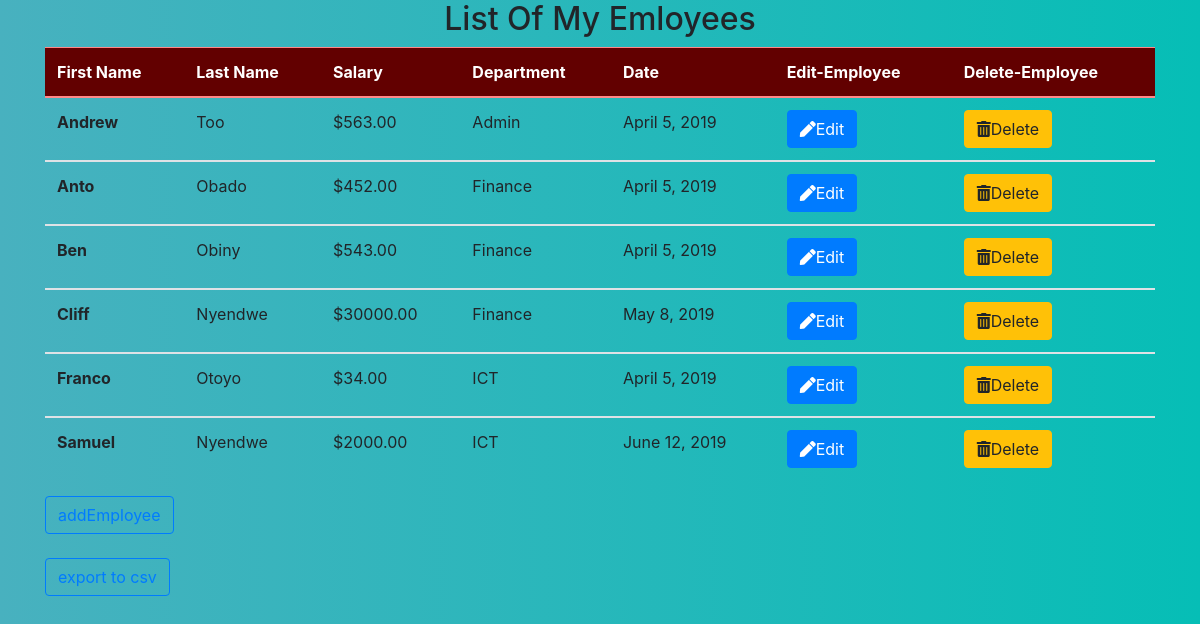
The page / on the database its author committed.
### app/models.py (models this page shows, shortened)
class Employee(models.Model):
    department=(
            ('ICT','ICT'),
            ('Finance','Finance'),
            ('Admin','Admin'),
    )
    department=models.CharField(max_length=60,choices=department)
    by = models.CharField(max_length=60)
    first_name = models.CharField(max_length = 60, unique=True)
    last_name = models.CharField(max_length = 60)
    Salary = models.DecimalField(max_digits=10,decimal_places=2)
    date = models.DateField(auto_now_add=True)

### app/views.py (the view)
# urls.py: url('^$',views.home, name = 'home'),
def home(request):
    employee=Employee.objects.order_by('first_name')
    return render(request,'home.html',{'list':employee})

### app/templates/home.html (shortened to what this page needs)
<!DOCTYPE html>
<html>
<head>
	<link rel="stylesheet" href="https://use.fontawesome.com/releases/v5.7.2/css/all.css"
>
	<link rel="stylesheet" href="https://maxcdn.bootstrapcdn.com/bootstrap/4.0.0-beta.3/css/bootstrap.min.css"
>
</head>
<body>
	{% if list %}
	<div class="container" id="table">
		<h2>List Of My Emloyees</h2>
		<div class="row">
			<div class="col-md-4"></div>
			<div class="col-md-4"></div>
		</div>
		<table class="table table-hover" id="mytable">
			<thead class="thead-dark">
				<tr>
					<th>First Name</th>
					<th>Last Name</th>
					<th>Salary</th>
					<th>Department</th>
					<th>Date</th>
					<th>Edit-Employee</th>
					<th>Delete-Employee</th>
				</tr>
			</thead>
			<tbody>
				{% for li in list %}
				<tr>
					<th scope="row">{{li.first_name}}</th>
					<td>{{li.last_name}}</td>
					<td>${{li.Salary}}</td>
					<td>{{li.department}}</td>
					<td>{{li.date}}</td>
					<td><a href="{%url 'update_Employee' li.pk %}"><button class="btn btn-primary"> <i
									class="fas fa-pen"></i></span>Edit</button></a></td>
					<td><a href="{%url 'confirm_delete' li.pk %}"><button class="btn btn-warning"> <i
									class="fas fa-trash-alt"></i></span>Delete</button></a>
					</td>
				</tr>
			</tbody>
			{% endfor %}
		</table>
		<form action="{%url 'new_employee'%}">
			<input type="submit" class="btn btn-outline-primary" value="addEmployee" />
		</form><br>
		<button class="btn btn-outline-primary"><a href="{%url 'download_csv'%}">export to csv</a></button>
		{% else %}
		<h1>No employees in your Database!! </h1>
		<form action="{%url 'new_employee'%}">
			<input type="submit" class="btn btn-secondary" value="addEmployee" />
		</form>
		{%  endif %}
	</div>
</body>
</html>

### app/templates/home.html (style rules this page uses)
.table .thead-dark th { color: #fff; background-color: #620000; border-color: #FF8888; }
h2 { text-align: center; }
body { background: #06beb6; background: -webkit-linear-gradient(to right, #48b1bf, #06beb6); background: linear-gradient(to right, #48b1bf, #06beb6); }

### rows shown on the page
Employee: first_name "Andrew", last_name "Too", Salary "563.00", department "Admin", date "April 5, 2019"
Employee: first_name "Anto", last_name "Obado", Salary "452.00", department "Finance", date "April 5, 2019"
Employee: first_name "Ben", last_name "Obiny", Salary "543.00", department "Finance", date "April 5, 2019"
Employee: first_name "Cliff", last_name "Nyendwe", Salary "30000.00", department "Finance", date "May 8, 2019"
Employee: first_name "Franco", last_name "Otoyo", Salary "34.00", department "ICT", date "April 5, 2019"
Employee: first_name "Samuel", last_name "Nyendwe", Salary "2000.00", department "ICT", date "June 12, 2019"
